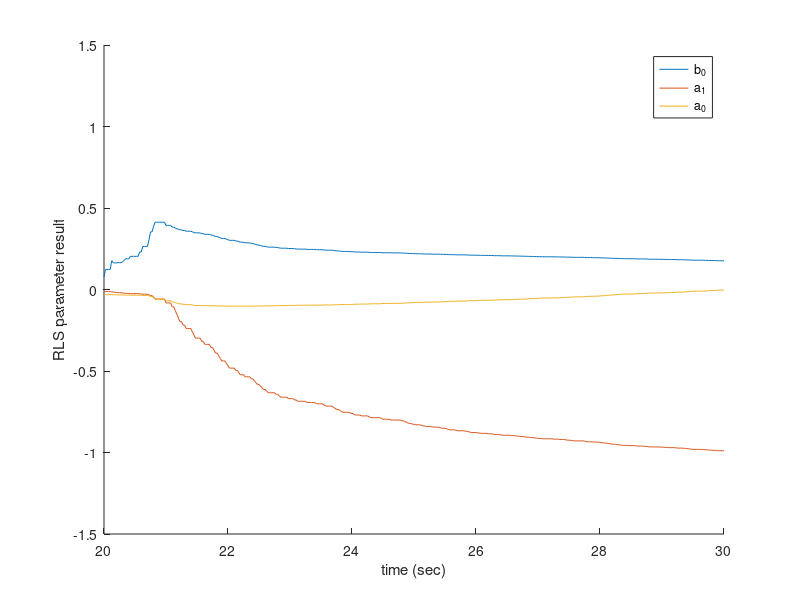
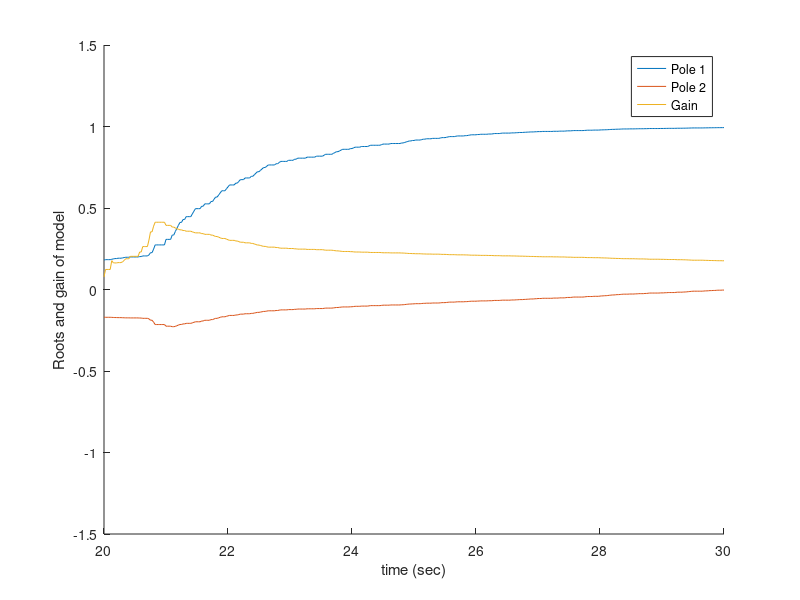

These figures' MATLAB source, in order: (Note: this script raises an error after producing the figures.)
clear; close all;

dts=0.02;
z=tf('z',0.02);
s=tf('s');

datan=csvread("data/frasysnum200.csv");
datad=csvread("data/frasysden200.csv");

N=size(datan,2);
M=size(datad,2);


t=datan(:,1);
SZ=size(datan,1);


fig=figure; hold on;
plot(t,datan(:,3:N));
plot(t,datad(:,4:M));
ylabel('RLS parameter result');
xlabel('time (sec)');
legend('b_0', 'a_1', 'a_0','Location','best');
ylim([-1.5 1.5]);
saveas(fig,'fig/avgparameterConverge','epsc');

poles=[];
for i=1:SZ
poles=[poles, roots(datad(i,3:M))]; %#ok<*AGROW>
end



fig=figure;hold on;
plot(t,real(poles)');
plot(t,datan(:,3:N));

ylabel('Roots and gain of model');
xlabel('time (sec)');
legend('Pole 1', 'Pole 2', 'Gain','Location','best');
ylim([-1.5 1.5]);
saveas(fig,'fig/avgpoleConverge','epsc');

%figure;
%plot(imag(poles)');
%ylim([-1 1]);

sys=minreal( tf(mean(datan(100:SZ,3:N)),mean(datad(100:SZ,3:M)),dts) );
[z,p,k]=zpkdata(sys);
S2=zpk(z,round(p{1},3),k,dts);


fig=figure;hold on;
margin(sys);
margin(S2);
legend('Average plant', 'Rounded poles plant', 'Location','best');
saveas(fig,'fig/avgsysBode','epsc');


fig=figure;hold on;
F=minreal (sys/(1+sys));
step(F);

step(feedback(S2,1));
ylabel('Inclination (deg)');
xlabel('time (sec)');
legend('Average plant', 'Rounded poles plant', 'Location','best');
saveas(fig,'fig/avgsysTR','epsc');

